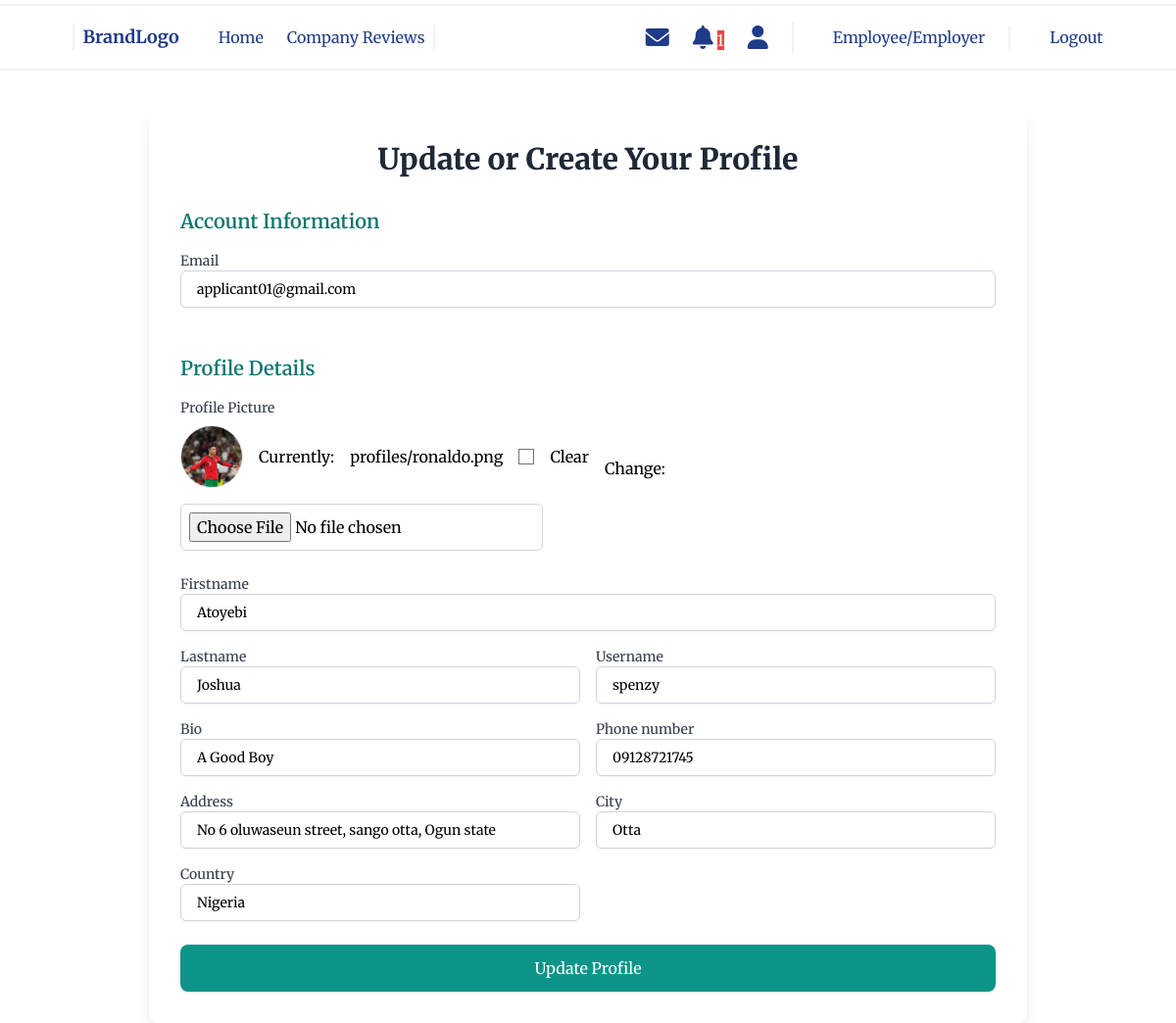
Page /account/update-profile/ (signed in) on the committed database.
### account/models.py (models this page shows, shortened)
class Account(AbstractUser):
    email = models.EmailField(unique=True)
    is_recruiter = models.BooleanField(default=False)
    is_applicant = models.BooleanField(default=False)
    has_company = models.BooleanField(default=False)
    has_resume = models.BooleanField(default=False)

class Profile(models.Model):
    user = models.OneToOneField(Account, on_delete=models.CASCADE, related_name='profile')
    bio = models.TextField(max_length=500,)
    profile_picture = models.ImageField(upload_to='profiles/', blank=True, null=True)
    phone_number = models.CharField(max_length=15, validators=[RegexValidator(r'^\+?1?\d{9,15}$')], blank=True)
    address = models.CharField(max_length=255,)
    firstname = models.CharField(max_length=255,)
    lastname = models.CharField(max_length=255,)
    username = models.CharField(max_length=255,)
    city = models.CharField(max_length=50,)
    country = models.CharField(max_length=50,)
    created_at = models.DateTimeField(auto_now_add=True)
    complete_profile = models.BooleanField(default=False)
    job_alerts = models.BooleanField(default=False)

### account/views.py (the view, shortened to what this page needs)
# urls.py: path('update-profile/', views.update_profile, name='update_profile'),
@login_required
def update_profile(request):
    account_form = UserProfileForm(instance=request.user)
    profile_form = ProfileForm(instance=request.user.profile)
    context = {
        'account_form': account_form,
        'profile_form': profile_form,
    }
    return render(request, 'account/update-profile.html', context)

### account/forms.py
class UserProfileForm(forms.ModelForm):
    class Meta:
        model = Account
        fields = ['email']  # Allow users to edit email
        widgets = {
            'email': forms.EmailInput(attrs={
                'class': 'border border-gray-300 p-2 rounded-md focus:outline-none focus:ring-2 focus:ring-teal-600',
                'placeholder': 'Enter your email'
            }),
        }

### notification/context_processors.py (called while the page is built)
def unread_notifications_count(request):
    if request.user.is_authenticated:
        return {
            'unread_notifications_count': request.user.notifications.filter(is_read=False).count()
        }
    return {}

### account/templates/account/update-profile.html (shortened to what this page needs)
{% extends 'base.html' %}
{% block main %}
<div class="max-w-4xl mx-auto bg-white p-4 sm:p-6 lg:p-8 rounded-lg shadow-lg mt-10">
    <h2 class="text-3xl font-extrabold mb-8 text-gray-800 text-center">Update or Create Your Profile</h2>
    <form method="post" enctype="multipart/form-data" class="space-y-6">
        <fieldset>
            <legend class="text-xl font-semibold text-teal-700 mb-4">Account Information</legend>
            <div class="relative mb-6">
                <label class="block text-sm font-medium text-gray-700" for="{{ account_form.email.id_for_label }}">
                    {{ account_form.email.label }}
                </label>
                <input type="email" name="{{ account_form.email.name }}" value="{{ account_form.email.value }}"
                       id="{{ account_form.email.id_for_label }}"
                       class="block w-full px-4 py-2 border border-gray-300 rounded-md shadow-sm focus:ring-teal-500 focus:border-teal-500 sm:text-sm"
                       placeholder="you@example.com">
            </div>
        </fieldset>
        <fieldset>
            <legend class="text-xl font-semibold text-teal-700 mb-4">Profile Details</legend>
            <div class="mb-6">
                <label class="block text-sm font-medium text-gray-700">
                    Profile Picture
                </label>
                <div class="flex flex-wrap items-center mt-2 gap-4">
                    {% if profile_form.profile_picture.value %}
                    <img src="{{ profile_form.profile_picture.value.url }}" alt="Current Profile Picture"
                         class="h-16 w-16 rounded-full object-cover border">
                    {% endif %}
                    {{ profile_form.profile_picture }}
                </div>
            </div>
            <div class="relative mb-4">
                <label class="block text-sm font-medium text-gray-700" for="{{ profile_form.firstname.id_for_label }}">
                    {{ profile_form.firstname.label }}
                </label>
                <input type="text" name="{{ profile_form.firstname.name }}" value="{{ profile_form.firstname.value }}"
                       id="{{ profile_form.firstname.id_for_label }}"
                       class="block w-full px-4 py-2 border border-gray-300 rounded-md shadow-sm focus:ring-teal-500 focus:border-teal-500 sm:text-sm">
            </div>
            <div class="grid grid-cols-1 sm:grid-cols-2 gap-4">
                {% for field in profile_form %}
                    {% if field.name != 'profile_picture' and field.name != 'firstname' %}
                    <div class="relative">
                        <label class="block text-sm font-medium text-gray-700" for="{{ field.id_for_label }}">
                            {{ field.label }}
                        </label>
                        <input type="{{ field.field.widget.input_type }}" name="{{ field.name }}" value="{{ field.value }}"
                               id="{{ field.id_for_label }}"
                               class="block w-full px-4 py-2 border border-gray-300 rounded-md shadow-sm focus:ring-teal-500 focus:border-teal-500 sm:text-sm">
                    </div>
                    {% endif %}
                {% endfor %}
            </div>
        </fieldset>
        <div class="mt-8">
            <button type="submit" class="w-full bg-teal-600 text-white py-3 rounded-lg shadow hover:bg-teal-700 focus:outline-none focus:ring-2 focus:ring-teal-500 focus:ring-offset-2">
                Update Profile
            </button>
        </div>
    </form>
</div>
{% endblock %}

### rows in the picture
Account: email "applicant01@gmail.com"
Profile: firstname "Atoyebi", lastname "Joshua" "spenzy" "A Good Boy" "09128721745" "No 6 oluwaseun street, sango otta, Ogun state" "Otta" "Nigeria"

### other values in the picture
{{ unread_notifications_count }} "1"
{{ account_form.email.label }} "Email"
{{ profile_form.firstname.label }} "Firstname"
{{ field.label }} "Lastname" "Username" "Bio" "Phone number" "Address" "City" "Country"
